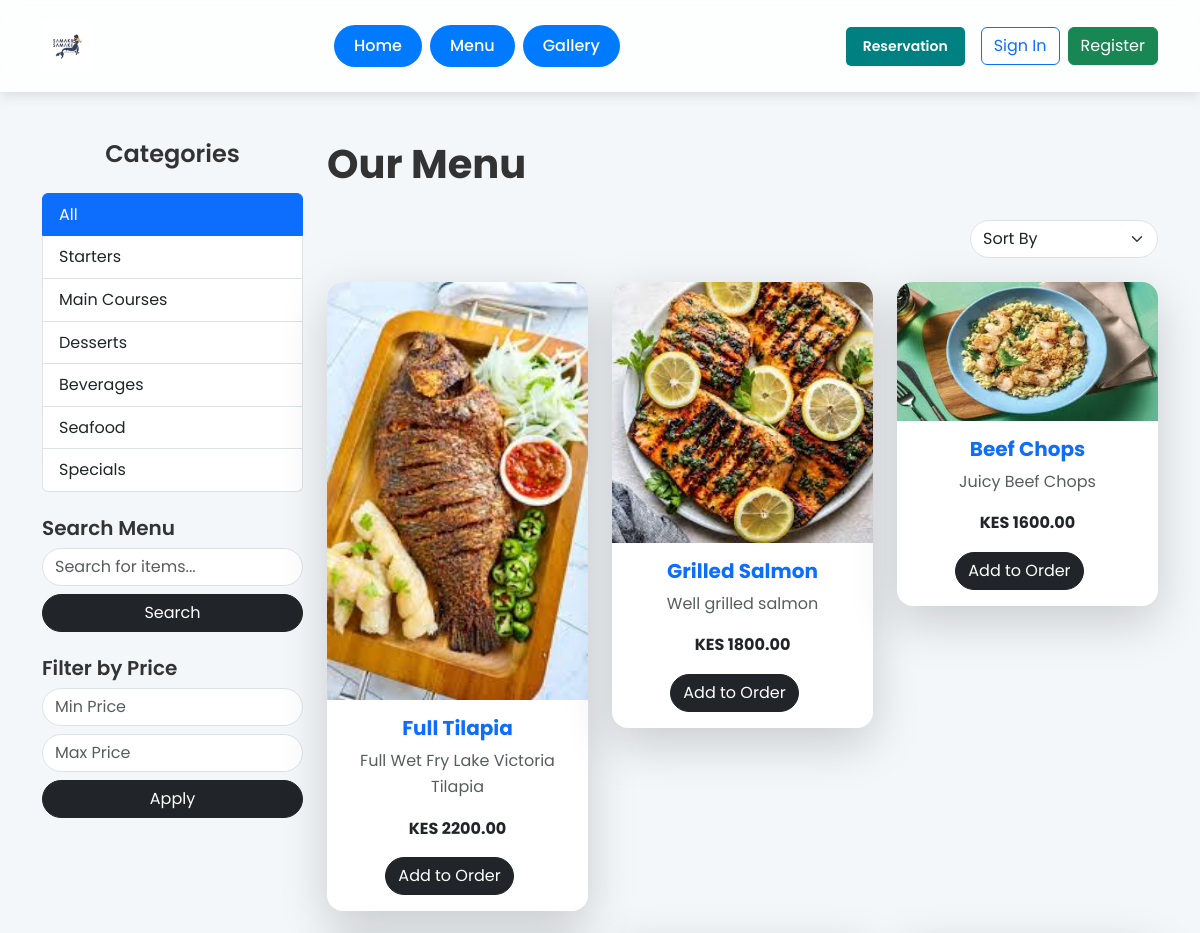
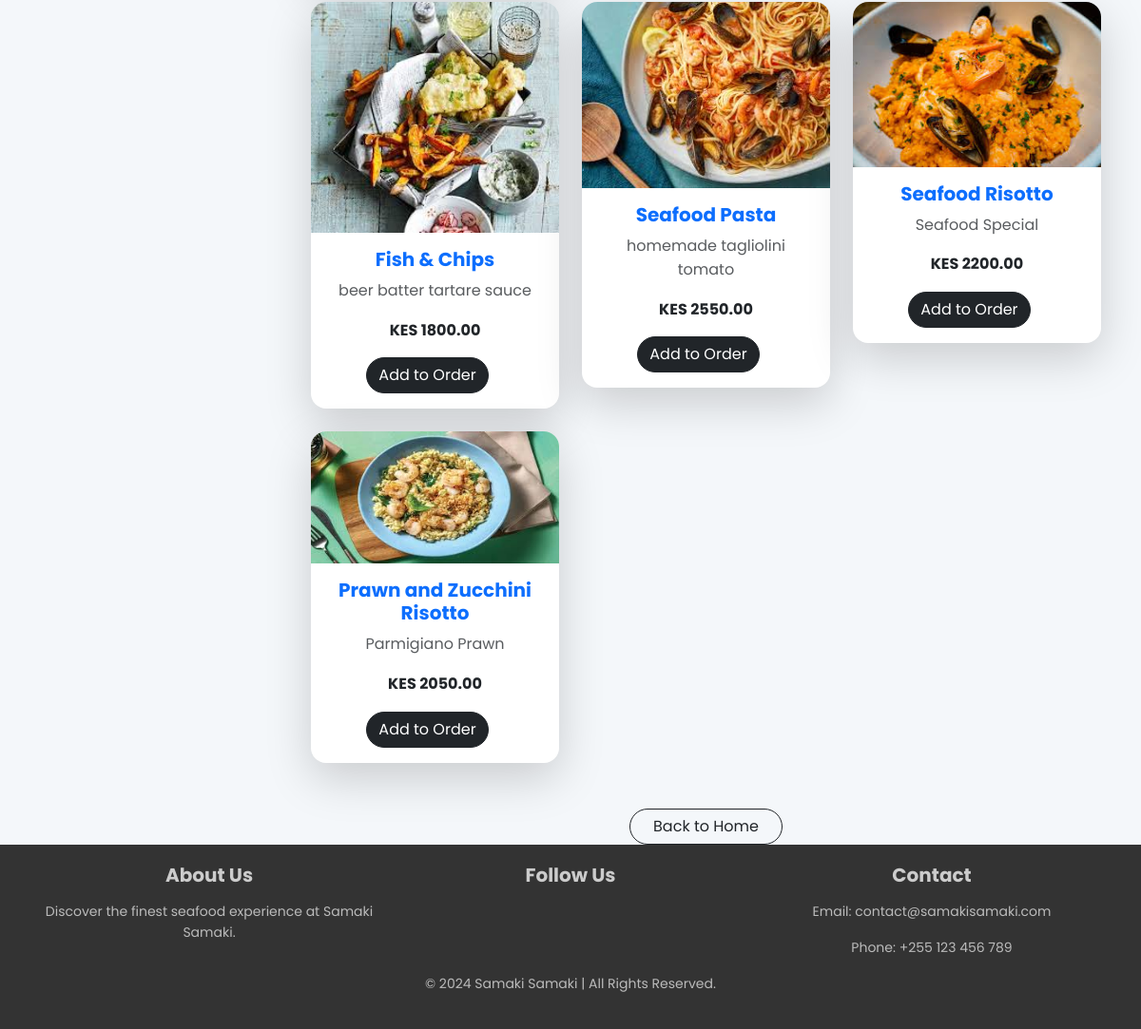
The app's page /menu/ with its own data (2 pictures, top to bottom).
### menu/models.py (models this page shows, shortened)
class MenuItem(models.Model):
    name = models.CharField(max_length=255)
    description = models.TextField()
    price = models.DecimalField(max_digits=10, decimal_places=2)
    image = models.ImageField(upload_to='menu_items/')
    category = models.CharField(max_length=100, choices=(
        ('starters', 'Starters'),
        ('main_courses', 'Main Courses'),
        ('desserts', 'Desserts'),
        ('beverages', 'Beverages'),
        ('seafood', 'Seafood'),
        ('specials', 'Specials'),
    ))
    vegetarian = models.BooleanField(default=False)
    gluten_free = models.BooleanField(default=False)

### menu/views.py (the view)
# urls.py: path('', views.menu_list, name='menu_list'),  # Main menu list
def menu_list(request, category=None):
    category = request.GET.get('category')  # Handle category from query parameter
    search_query = request.GET.get('search')  # Handle search query
    min_price = request.GET.get('min_price')  # Minimum price filter
    max_price = request.GET.get('max_price')  # Maximum price filter
    sort_by = request.GET.get('sort_by')  # Sorting option
    cart_item_count = Cart.objects.filter(user=request.user).count() if request.user.is_authenticated else 0  # Cart item count for authenticated users
    menu_items = MenuItem.objects.all()
    if category:
        menu_items = menu_items.filter(category__iexact=category)  # Case-insensitive match
    if search_query:
        menu_items = menu_items.filter(name__icontains=search_query)  # Case-insensitive partial match on name
    if min_price:
        menu_items = menu_items.filter(price__gte=min_price)
    if max_price:
        menu_items = menu_items.filter(price__lte=max_price)
    if 'vegetarian' in request.GET:
        menu_items = menu_items.filter(vegetarian=True)
    if 'gluten_free' in request.GET:
        menu_items = menu_items.filter(gluten_free=True)
    if sort_by == 'price_asc':
        menu_items = menu_items.order_by('price')
    elif sort_by == 'price_desc':
        menu_items = menu_items.order_by('-price')
    elif sort_by == 'name_asc':
        menu_items = menu_items.order_by('name')
    elif sort_by == 'name_desc':
        menu_items = menu_items.order_by('-name')
    return render(request, 'menu/menu_list.html', {
        'menu_items': menu_items,
        'cart_item_count': cart_item_count,
        'category': category,
    })

### menu/templates/menu/menu_list.html (shortened to what this page needs)
{% extends 'base.html' %}
{% block content %}
<div class="container mt-5">
    <div class="row">
        <div class="col-md-3 aos-init" data-aos="fade-right">
            <h4 class="text-center mb-4 fw-semibold">Categories</h4>
            <div class="list-group">
                <a href="{% url 'menu_list' %}" class="list-group-item list-group-item-action {% if not category %}active{% endif %}">All</a>
                <a href="{% url 'menu_list' %}?category=starters" class="list-group-item list-group-item-action {% if category == 'starters' %}active{% endif %}">Starters</a>
                <a href="{% url 'menu_list' %}?category=main_courses" class="list-group-item list-group-item-action {% if category == 'main_courses' %}active{% endif %}">Main Courses</a>
                <a href="{% url 'menu_list' %}?category=desserts" class="list-group-item list-group-item-action {% if category == 'desserts' %}active{% endif %}">Desserts</a>
                <a href="{% url 'menu_list' %}?category=beverages" class="list-group-item list-group-item-action {% if category == 'beverages' %}active{% endif %}">Beverages</a>
                <a href="{% url 'menu_list' %}?category=seafood" class="list-group-item list-group-item-action {% if category == 'seafood' %}active{% endif %}">Seafood</a>
                <a href="{% url 'menu_list' %}?category=specials" class="list-group-item list-group-item-action {% if category == 'specials' %}active{% endif %}">Specials</a>
            </div>
            <div class="mt-4">
                <h5 class="fw-semibold">Search Menu</h5>
                <form method="GET" action="{% url 'menu_list' %}">
                    <input type="text" name="search" class="form-control rounded-pill" placeholder="Search for items..." value="{{ request.GET.search }}">
                    <button type="submit" class="btn btn-dark mt-2 w-100 rounded-pill">Search</button>
                </form>
            </div>
            <div class="mt-4">
                <h5 class="fw-semibold">Filter by Price</h5>
                <form method="GET" action="{% url 'menu_list' %}">
                    <input type="number" name="min_price" class="form-control rounded-pill" placeholder="Min Price" value="{{ request.GET.min_price }}">
                    <input type="number" name="max_price" class="form-control mt-2 rounded-pill" placeholder="Max Price" value="{{ request.GET.max_price }}">
                    <button type="submit" class="btn btn-dark mt-2 w-100 rounded-pill">Apply</button>
                </form>
            </div>
        </div>
        <div class="col-md-9">
            <h1 class="text-center mb-4 fw-bold aos-init typewriter" data-aos="fade-down">Our Menu</h1>
            <div class="d-flex justify-content-end mb-4 aos-init" data-aos="fade-left">
                <form method="GET" action="{% url 'menu_list' %}">
                    <select name="sort_by" class="form-select rounded-pill" onchange="this.form.submit()">
                        <option value="">Sort By</option>
                    </select>
                </form>
            </div>
            <div class="row">
                {% for item in menu_items %}
                    <div class="col-md-4 mb-4 aos-init" data-aos="fade-up" data-aos-delay="{{ forloop.counter0|add:100 }}">
                        <a href="{% url 'menu_detail' item.id %}" class="text-decoration-none">
                            <div class="card shadow-lg border-0 rounded-4 transform-hover">
                                <img src="{{ item.image.url }}" class="card-img-top rounded-top-4" alt="{{ item.name }}">
                                <div class="card-body text-center">
                                    <h5 class="card-title fw-bold">{{ item.name }}</h5>
                                    <p class="card-text text-muted">{{ item.description|truncatechars:60 }}</p>
                                    <p class="text-dark fw-bold">KES {{ item.price }}</p>
                                    <a href="{% url 'add_to_cart' item.id %}" class="btn btn-dark rounded-pill me-3 scale-on-click">Add to Order</a>
                                </div>
                            </div>
                        </a>
                    </div>
                {% empty %}
                    <p class="text-center text-muted">No items available for your filters.</p>
                {% endfor %}
            </div>
            <div class="text-center mt-4">
                <a href="{% url 'home' %}" class="btn btn-outline-dark rounded-pill px-4">Back to Home</a>
            </div>
        </div>
    </div>
</div>
<link href="https://unpkg.com/aos@2.3.1/dist/aos.css" rel="stylesheet">
{% endblock %}

### static/assets/css/styles.css (style rules this page uses)
:root { --primary-color: #008080; --secondary-color: #ff6347; --dark-color: #222; --light-color: #f8f9fa; --text-color: #444; --white: #fff; }
* { margin: 0; padding: 0; box-sizing: border-box; font-family: 'Poppins', sans-serif; }
body { background-color: var(--light-color); color: var(--text-color); line-height: 1.6; }

### templates/base.html (style rules this page uses)
body { font-family: 'Poppins', sans-serif; background-color: #f4f7fa; color: #333; }

### menu/templates/menu/menu_list.html (style rules this page uses)
.transform-hover { transition: transform 0.3s ease, box-shadow 0.3s ease; }
.typewriter { display: inline-block; overflow: hidden; white-space: nowrap; animation: typing 3s steps(20, end), blink-caret 0.75s step-end infinite; }

### records on screen
MenuItem: image (picture), name "Full Tilapia", description "Full Wet Fry Lake Victoria Tilapia", price "2200.00"
MenuItem: image (picture), name "Grilled Salmon", description "Well grilled salmon", price "1800.00"
MenuItem: image (picture), name "Beef Chops", description "Juicy Beef Chops", price "1600.00"
MenuItem: image (picture), name "Fish & Chips", description "beer batter tartare sauce", price "1800.00"
MenuItem: image (picture), name "Seafood Pasta", description "homemade tagliolini tomato", price "2550.00"
MenuItem: image (picture), name "Seafood Risotto", description "Seafood Special", price "2200.00"
MenuItem: image (picture), name "Prawn and Zucchini Risotto", description "Parmigiano Prawn", price "2050.00"
